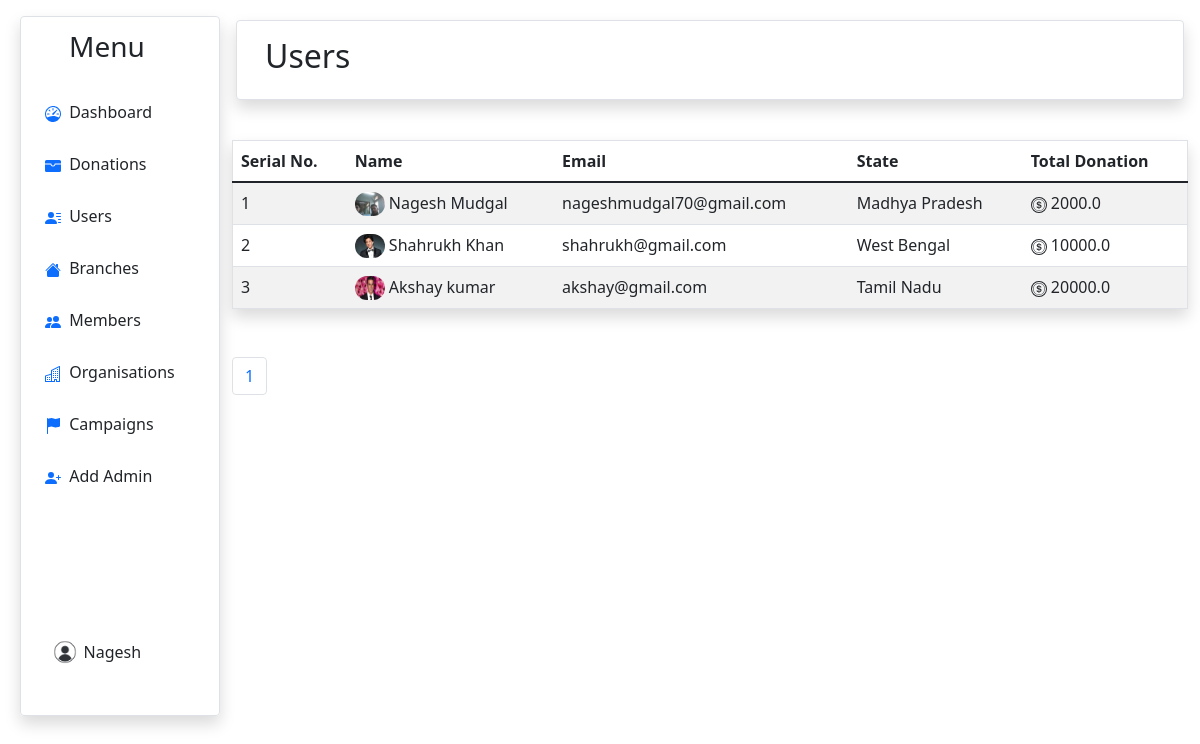
Screenshot of /adminmodule/showusers (signed in) with the database file from the repository.
### adminmodule/models.py (models this page shows, shortened)
class Admins(models.Model):
    name = models.CharField(max_length=50)
    email = models.CharField(max_length=50)
    password = models.CharField(max_length=50,default='12345')
    status = models.CharField(max_length=10,default="active")

class State(models.Model):
    name = models.CharField(max_length=50)
    sdesc = models.CharField(max_length=100,default="-")
    def __str__(self):
        return self.name

### user/models.py (models this page shows, shortened)
class User(models.Model):
    uname = models.CharField(max_length=50)
    email = models.CharField(max_length=50)
    sid = models.ForeignKey(State,on_delete=models.CASCADE,default=1)
    cid = models.ForeignKey(City,on_delete=models.CASCADE,default=1)
    password = models.CharField(max_length=50,default='12345')
    address = models.CharField(max_length=500,default="india")
    img=models.ImageField(upload_to='user/', default='user/userprofile.jpg')
    status = models.CharField(max_length=10,default="Active")
    totaldonation = models.FloatField(default=0)

### adminmodule/views.py (the view)
# urls.py: path('showusers', views.showusers, name='showusers'),
def showusers(request):
    try:
        if request.session['userid'] !="":
            user = Admins.objects.get(id=request.session['userid'])
            u = User.objects.all()
            member_paginator = Paginator(u, 8)
            page_num = request.GET.get('page')
            page = member_paginator.get_page(page_num)
            return render(request,'adminmodule/showusers.html',{"admin":user,"users":page})
        else:
            return redirect('../adminmodule/login')
    except:
        return redirect('../adminmodule/login')

### templates/adminmodule/showusers.html (shortened to what this page needs)
{% extends "./base.html" %}
{% block content %}
<div class="row shadow p-3 mb-3 bg-body rounded m-1 border">
  <h2>Users</h2>
</div>
<br>
{% if users %}
<table class="table table-striped project-orders-table shadow p-3 mb-5 bg-body border rounded">
  <thead>
    <tr>
      <th class="ml-5">Serial No.</th>
      <th>Name</th>
      <th>Email</th>
      <th>State</th>
      <th>Total Donation</th>
    </tr>
  </thead>
  <tbody>
    {% for i in users %}
    <tr>
      <td>{{forloop.counter}}</td>
      <td><img style="border-radius: 30px;" alt="" width="30" height="24" class="d-inline-block align-text-top"
          src="../media/{{i.img}}">&nbsp;{{i.uname}}</td>
      <td>{{i.email}}</td>
      <td>{{i.sid}}</td>
      <td>
        {{i.totaldonation}}
      </td>
    </tr>
    {% endfor %}
  </tbody>
</table>
<nav aria-label="Page navigation example">
  <ul class="pagination" class="mx-auto">
    <li class="page-item"><a class="page-link" href="#">{{users.number}}</a></li>
  </ul>
</nav>
{% else %}
<h3 class="mx-auto" style="width: 400px;">
  There is no Donation yet
</h3>
{% endif %}
{% endblock %}

### templates/adminmodule/base.html (shortened to what this page needs)
<!doctype html>
<html lang="en">
<head>
    <link href="https://cdn.jsdelivr.net/npm/bootstrap@5.1.3/dist/css/bootstrap.min.css" rel="stylesheet"
>
</head>
<body>
    <div class="container-fluid">
        <div class="row flex-nowrap">
            <div class="col-auto col-md-3 col-xl-2 px-sm-2 px-0 shadow mt-3 rounded border"
                style="margin-left:20px; height: 700px;">
                <div class="d-flex flex-column align-items-center align-items-sm-start px-3 pt-2">
                    <a href="/" class="d-flex align-items-center pb-3 mb-md-0 me-md-auto  text-decoration-none">
                        <span class="fs-3 d-none d-sm-inline text-dark ms-4">Menu</span>
                    </a>
                    <ul class="nav nav-pills flex-column mb-sm-auto mb-0 align-items-center align-items-sm-start"
                        id="menu">
                        <li class="nav-item">
                            <a href="../adminmodule/" class="nav-link align-middle px-0">
                                 <span class="ms-1 d-none d-sm-inline text-dark" ">Dashboard</span>
                            </a>
                        </li>
                        <li>
                            <a href=" ../adminmodule/showdonations" class="nav-link px-0 align-middle">
                                     <span
                                        class="ms-1 d-none d-sm-inline text-dark">Donations</span>
                            </a>
                        </li>
                        <li>
                            <a href="../adminmodule/showusers" class="nav-link px-0 align-middle">
                                 <span
                                    class="ms-1 d-none d-sm-inline text-dark">Users</span>
                            </a>
                        </li>
                        <li>
                            <a href="../adminmodule/branch" class="nav-link px-0 align-middle">
                                 <span
                                    class="ms-1 d-none d-sm-inline text-dark">Branches</span>
                            </a>
                        </li>
                        <li>
                            <a href="../adminmodule/member" class="nav-link px-0 align-middle">
                                 <span
                                    class="ms-1 d-none d-sm-inline text-dark">Members</span>
                            </a>
                        </li>
                        <li>
                            <a href="../adminmodule/org" class="nav-link px-0 align-middle">
                                 <span
                                    class="ms-1 d-none d-sm-inline text-dark">Organisations</span>
                            </a>
                        </li>
                        <li>
                            <a href="../adminmodule/campaign" class="nav-link px-0 align-middle">
                                 <span
                                    class="ms-1 d-none d-sm-inline text-dark">Campaigns</span>
                            </a>
                        </li>
                        <li>
                            <a href="../adminmodule/addadmin" class="nav-link px-0 align-middle">
                                 <span class="ms-1 d-none d-sm-inline text-dark">Add
                                    Admin</span>
                            </a>
                        </li>
                    </ul>
                    <div class="dropdown pb-1" style="margin-left: 3%; margin-top: 70%; width: 10%;">
                        <a href="#" class="d-flex align-items-center text-white text-decoration-none dropdown-toggle"
                            id="dropdownUser1" data-bs-toggle="dropdown" aria-expanded="false">
                            <img src="../media/userprofile.jpg" alt="" width="30" height="30" class="rounded-circle">
                            <span class="d-none d-sm-inline mx-1 text-dark">{{admin.name}}</span>
                        </a>
                    </div>
                </div>
            </div>
            <div class="col py-3">
                {% block content %}
                {% endblock %}
            </div>
        </div>
    </div>
</body>
</html>

### rows the page displays
Admins: name "Nagesh"
User: img (picture), uname "Nagesh Mudgal", email "nageshmudgal70@gmail.com", sid "Madhya Pradesh", totaldonation "2000.0"
User: img (picture), uname "Shahrukh Khan", email "shahrukh@gmail.com", sid "West Bengal", totaldonation "10000.0"
User: img (picture), uname "Akshay kumar", email "akshay@gmail.com", sid "Tamil Nadu", totaldonation "20000.0"

### other values shown
{{ users.number }} "1"
